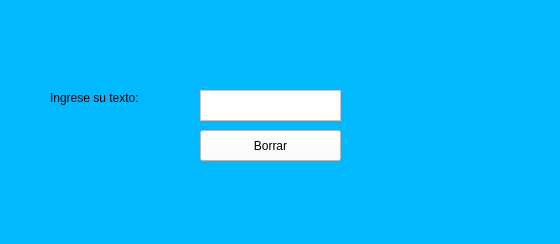
<?xml version="1.0" encoding="UTF-8"?>
<ui version="4.0">
 <class>MainWindow</class>
 <widget class="QMainWindow" name="MainWindow">
  <property name="geometry">
   <rect>
    <x>0</x>
    <y>0</y>
    <width>560</width>
    <height>244</height>
   </rect>
  </property>
  <property name="windowTitle">
   <string>MainWindow</string>
  </property>
  <property name="styleSheet">
   <string notr="true">background-color: rgb(0, 185, 255);</string>
  </property>
  <widget class="QWidget" name="centralwidget">
   <widget class="QPushButton" name="pushButton">
    <property name="geometry">
     <rect>
      <x>200</x>
      <y>130</y>
      <width>141</width>
      <height>31</height>
     </rect>
    </property>
    <property name="styleSheet">
     <string notr="true">background-color: rgb(255, 255, 255);
font: 75 8pt &quot;MS Shell Dlg 2&quot;;
font: 14pt &quot;MS Shell Dlg 2&quot;;</string>
    </property>
    <property name="text">
     <string>Borrar</string>
    </property>
   </widget>
   <widget class="QLabel" name="label">
    <property name="geometry">
     <rect>
      <x>50</x>
      <y>90</y>
      <width>141</width>
      <height>16</height>
     </rect>
    </property>
    <property name="styleSheet">
     <string notr="true">font: 75 14pt &quot;MS Shell Dlg 2&quot;;</string>
    </property>
    <property name="text">
     <string>Ingrese su texto:</string>
    </property>
   </widget>
   <widget class="QTextEdit" name="textEdit">
    <property name="geometry">
     <rect>
      <x>200</x>
      <y>90</y>
      <width>141</width>
      <height>31</height>
     </rect>
    </property>
    <property name="styleSheet">
     <string notr="true">background-color: rgb(255, 255, 255);</string>
    </property>
   </widget>
  </widget>
  <widget class="QMenuBar" name="menubar">
   <property name="geometry">
    <rect>
     <x>0</x>
     <y>0</y>
     <width>560</width>
     <height>21</height>
    </rect>
   </property>
  </widget>
  <widget class="QStatusBar" name="statusbar"/>
 </widget>
 <resources/>
 <connections/>
</ui>
